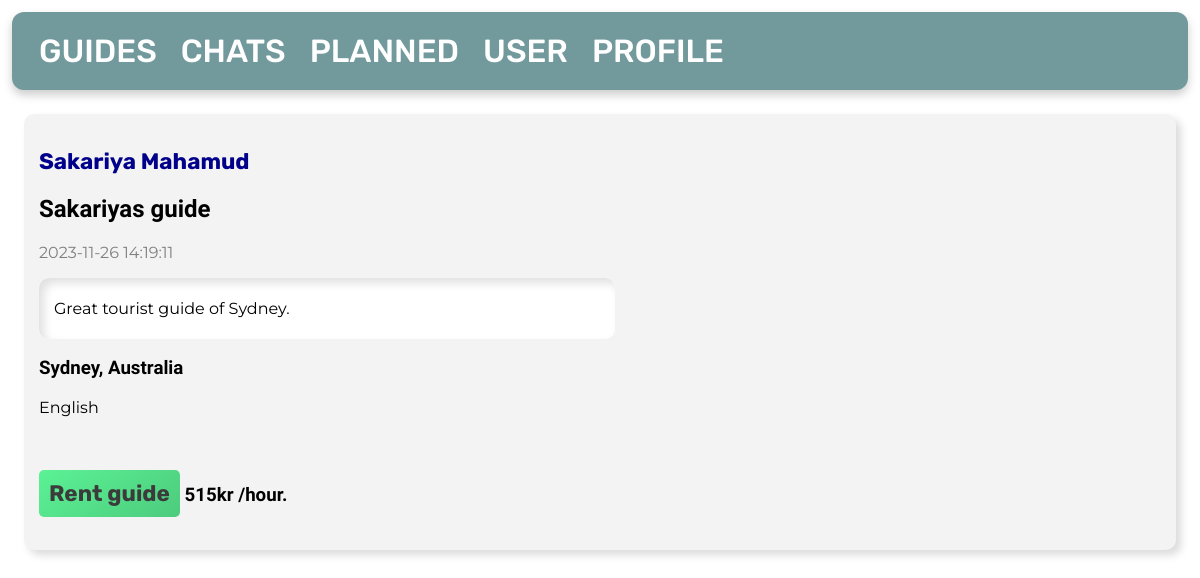
The app's page /4/view/, older data.
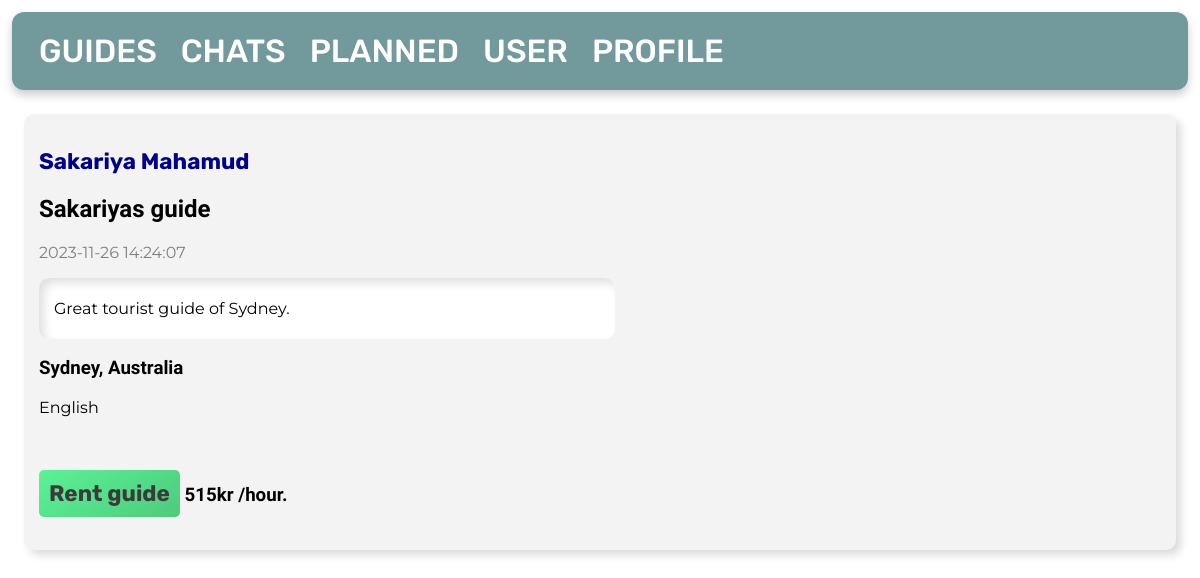
The same page, newer data.
### tables this page shows
CREATE TABLE posts
(
    id       INTEGER PRIMARY KEY AUTOINCREMENT,
    byUser   INTEGER,
    created  TIMESTAMP NOT NULL DEFAULT CURRENT_TIMESTAMP,
    title    TEXT      NOT NULL,
    content  TEXT      NOT NULL,
    country  TEXT      NOT NULL,
    city     TEXT      NOT NULL,
    language TEXT,
    price    INTEGER   NOT NULL,
    type     TEXT,
    FOREIGN KEY (byUser) REFERENCES user (id)
);

### app.py (the view)
@app.route('/<int:id>/view/', methods=('GET', 'POST'))
def view(id):
    db = get_db_connection()
    posts = db.execute('SELECT * FROM posts, user WHERE posts.id = ? AND posts.byUser = user.id', (id,)).fetchone()
    db.close()
    return render_template('view-guide.html', posts=posts)

### app.py (called while the page is built)
def get_db_connection():
    db = sqlite3.connect('database.db')
    db.row_factory = sqlite3.Row
    return db

### templates/view-guide.html
{% extends 'base.html' %}
{% block content %}
    <div class='post'>
        <h3>
            <a id="profile"
               href="{{ url_for('viewProfile', id=posts['id'], u=posts['byUser']) }}">{{ posts['firstname'] }} {{ posts['lastname'] }}</a>
        </h3>
        <h2>{{ posts['title'] }}</h2>
        <p id="date">{{ posts['created'] }}</p>
        <div id="textsec">
            <p>{{ posts['content'] }}</p>
        </div>
        <h3>{{ posts['city'] }}, {{ posts['country'] }}</h3>
        <p>{{ posts['language'] }}</p>
        <br>
        <h3>
            <a href="{{ url_for('rent', id=posts['id']) }}">Rent guide</a> {{ posts['price'] }}kr /hour.
        </h3>
    </div>
{% endblock %}

Row changes from the older to the newer data that the page shows:
changed posts "Sakariyas guide": created "2023-11-26 14:19:11" → "2023-11-26 14:24:07"
